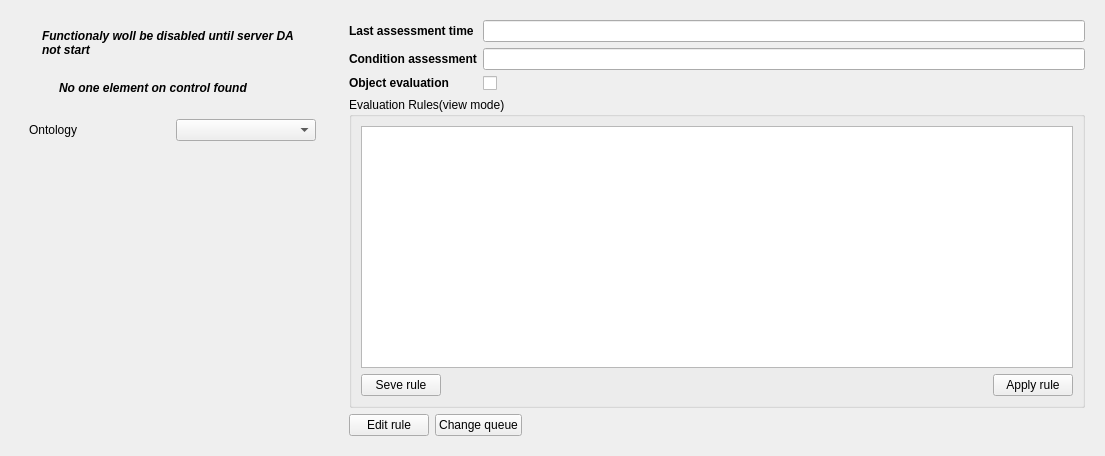
<?xml version="1.0" encoding="UTF-8"?>
<ui version="4.0">
 <class>DAssAdmin</class>
 <widget class="QWidget" name="DAssAdmin">
  <property name="geometry">
   <rect>
    <x>0</x>
    <y>0</y>
    <width>1105</width>
    <height>456</height>
   </rect>
  </property>
  <property name="windowTitle">
   <string>Data assessment</string>
  </property>
  <property name="windowIcon">
   <iconset resource="dassadmin_mod.qrc">
    <normaloff>:/img/data_estimation.png</normaloff>:/img/data_estimation.png</iconset>
  </property>
  <layout class="QHBoxLayout" name="horizontalLayout_5">
   <item>
    <widget class="QWidget" name="w_navigate" native="true">
     <layout class="QVBoxLayout" name="verticalLayout_5" stretch="0,0,1">
      <item>
       <widget class="QWidget" name="w_da_not_active" native="true">
        <layout class="QHBoxLayout" name="horizontalLayout_6">
         <item>
          <widget class="QLabel" name="label_3">
           <property name="maximumSize">
            <size>
             <width>24</width>
             <height>24</height>
            </size>
           </property>
           <property name="text">
            <string/>
           </property>
           <property name="pixmap">
            <pixmap resource="dassadmin_mod.qrc">:/img/new_msg_err.png</pixmap>
           </property>
           <property name="scaledContents">
            <bool>true</bool>
           </property>
          </widget>
         </item>
         <item>
          <widget class="QLabel" name="label_2">
           <property name="font">
            <font>
             <weight>75</weight>
             <italic>true</italic>
             <bold>true</bold>
            </font>
           </property>
           <property name="text">
            <string>Functionaly woll be disabled until server DA not start</string>
           </property>
           <property name="wordWrap">
            <bool>true</bool>
           </property>
          </widget>
         </item>
        </layout>
       </widget>
      </item>
      <item>
       <widget class="QWidget" name="w_navi_not_work" native="true">
        <layout class="QHBoxLayout" name="horizontalLayout_3">
         <item>
          <widget class="QLabel" name="label">
           <property name="maximumSize">
            <size>
             <width>24</width>
             <height>24</height>
            </size>
           </property>
           <property name="text">
            <string/>
           </property>
           <property name="pixmap">
            <pixmap resource="dassadmin_mod.qrc">:/img/new_msg_war.png</pixmap>
           </property>
           <property name="scaledContents">
            <bool>true</bool>
           </property>
          </widget>
         </item>
         <item>
          <widget class="QLabel" name="lbl_not_work">
           <property name="font">
            <font>
             <weight>75</weight>
             <italic>true</italic>
             <bold>true</bold>
            </font>
           </property>
           <property name="text">
            <string>No one element on control found</string>
           </property>
           <property name="wordWrap">
            <bool>true</bool>
           </property>
          </widget>
         </item>
        </layout>
       </widget>
      </item>
      <item>
       <widget class="QWidget" name="w_navi_work" native="true">
        <layout class="QVBoxLayout" name="verticalLayout_3">
         <item>
          <layout class="QHBoxLayout" name="horizontalLayout_4">
           <item>
            <widget class="QLabel" name="l_ontology">
             <property name="text">
              <string>Ontology</string>
             </property>
            </widget>
           </item>
           <item>
            <widget class="OntologyComboBox" name="cmp_ontology"/>
           </item>
          </layout>
         </item>
         <item>
          <layout class="QVBoxLayout" name="vl_credentials"/>
         </item>
         <item>
          <widget class="OntologySearchWidget" name="w_ont_search" native="true"/>
         </item>
        </layout>
       </widget>
      </item>
     </layout>
    </widget>
   </item>
   <item>
    <widget class="CheckSrvConnWidget" name="w_main" native="true">
     <layout class="QVBoxLayout" name="verticalLayout_2">
      <item>
       <layout class="QGridLayout" name="gridLayout">
        <item row="0" column="0">
         <widget class="QLabel" name="l_last_data">
          <property name="text">
           <string>&lt;html&gt;&lt;head/&gt;&lt;body&gt;&lt;p&gt;&lt;span style=&quot; font-weight:600;&quot;&gt;Last assessment time&lt;/span&gt;&lt;/p&gt;&lt;/body&gt;&lt;/html&gt;</string>
          </property>
         </widget>
        </item>
        <item row="0" column="1">
         <widget class="QLineEdit" name="le_last_data">
          <property name="readOnly">
           <bool>true</bool>
          </property>
         </widget>
        </item>
        <item row="1" column="0">
         <widget class="QLabel" name="l_condition">
          <property name="text">
           <string>&lt;html&gt;&lt;head/&gt;&lt;body&gt;&lt;p&gt;&lt;span style=&quot; font-weight:600;&quot;&gt;Condition assessment&lt;/span&gt;&lt;/p&gt;&lt;/body&gt;&lt;/html&gt;</string>
          </property>
         </widget>
        </item>
        <item row="1" column="1">
         <widget class="QLineEdit" name="le_condition">
          <property name="readOnly">
           <bool>true</bool>
          </property>
         </widget>
        </item>
        <item row="2" column="1">
         <widget class="QCheckBox" name="ckb_oe">
          <property name="text">
           <string/>
          </property>
         </widget>
        </item>
        <item row="2" column="0">
         <widget class="QLabel" name="l_oe">
          <property name="text">
           <string>&lt;html&gt;&lt;head/&gt;&lt;body&gt;&lt;p&gt;&lt;span style=&quot; font-weight:600;&quot;&gt;Object evaluation&lt;/span&gt;&lt;/p&gt;&lt;/body&gt;&lt;/html&gt;</string>
          </property>
         </widget>
        </item>
       </layout>
      </item>
      <item>
       <widget class="QGroupBox" name="groupBox">
        <property name="title">
         <string>Evaluation Rules(view mode)</string>
        </property>
        <layout class="QVBoxLayout" name="verticalLayout">
         <item>
          <widget class="JLCEditor" name="script_edit"/>
         </item>
         <item>
          <layout class="QHBoxLayout" name="horizontalLayout_2">
           <item>
            <widget class="QPushButton" name="pbtn_save_rule">
             <property name="text">
              <string>Seve rule</string>
             </property>
            </widget>
           </item>
           <item>
            <spacer name="horizontalSpacer_2">
             <property name="orientation">
              <enum>Qt::Horizontal</enum>
             </property>
             <property name="sizeHint" stdset="0">
              <size>
               <width>40</width>
               <height>20</height>
              </size>
             </property>
            </spacer>
           </item>
           <item>
            <widget class="QPushButton" name="pbtn_apply_script">
             <property name="text">
              <string>Apply rule</string>
             </property>
            </widget>
           </item>
          </layout>
         </item>
        </layout>
       </widget>
      </item>
      <item>
       <layout class="QHBoxLayout" name="horizontalLayout">
        <item>
         <widget class="QPushButton" name="pbtn_edit_script">
          <property name="text">
           <string>Edit rule</string>
          </property>
          <property name="icon">
           <iconset resource="dassadmin_mod.qrc">
            <normaloff>:/img/edit.png</normaloff>:/img/edit.png</iconset>
          </property>
         </widget>
        </item>
        <item>
         <widget class="QPushButton" name="pbtn_change_queue">
          <property name="text">
           <string>Сhange queue</string>
          </property>
         </widget>
        </item>
        <item>
         <spacer name="horizontalSpacer">
          <property name="orientation">
           <enum>Qt::Horizontal</enum>
          </property>
          <property name="sizeHint" stdset="0">
           <size>
            <width>40</width>
            <height>20</height>
           </size>
          </property>
         </spacer>
        </item>
       </layout>
      </item>
     </layout>
    </widget>
   </item>
  </layout>
  <action name="act_rm">
   <property name="icon">
    <iconset resource="dassadmin_mod.qrc">
     <normaloff>:/img/delete.png</normaloff>:/img/delete.png</iconset>
   </property>
   <property name="text">
    <string>Delete item to be rated</string>
   </property>
  </action>
  <action name="act_add">
   <property name="icon">
    <iconset resource="dassadmin_mod.qrc">
     <normaloff>:/img/add.png</normaloff>:/img/add.png</iconset>
   </property>
   <property name="text">
    <string>Add assessment object</string>
   </property>
  </action>
 </widget>
 <customwidgets>
  <customwidget>
   <class>JLCEditor</class>
   <extends>QTextEdit</extends>
   <header>JLCEditor.h</header>
  </customwidget>
  <customwidget>
   <class>OntologyComboBox</class>
   <extends>QComboBox</extends>
   <header>../DAssAdmin.h</header>
  </customwidget>
  <customwidget>
   <class>OntologySearchWidget</class>
   <extends>QWidget</extends>
   <header>/usr/local/include/nii-rubin/libds/utils/ont_search/OntologySearchWidget.h</header>
   <container>1</container>
   <slots>
    <signal>needShowObject(QString)</signal>
    <signal>needShowObjectData(QString)</signal>
   </slots>
  </customwidget>
  <customwidget>
   <class>CheckSrvConnWidget</class>
   <extends>QWidget</extends>
   <header>CheckSrvConnWidget.h</header>
   <container>1</container>
  </customwidget>
 </customwidgets>
 <resources>
  <include location="dassadmin_mod.qrc"/>
 </resources>
 <connections>
  <connection>
   <sender>pbtn_edit_script</sender>
   <signal>clicked(bool)</signal>
   <receiver>DAssAdmin</receiver>
   <slot>onClicked(bool)</slot>
   <hints>
    <hint type="sourcelabel">
     <x>338</x>
     <y>581</y>
    </hint>
    <hint type="destinationlabel">
     <x>396</x>
     <y>306</y>
    </hint>
   </hints>
  </connection>
  <connection>
   <sender>pbtn_change_queue</sender>
   <signal>clicked(bool)</signal>
   <receiver>DAssAdmin</receiver>
   <slot>onClicked(bool)</slot>
   <hints>
    <hint type="sourcelabel">
     <x>437</x>
     <y>581</y>
    </hint>
    <hint type="destinationlabel">
     <x>396</x>
     <y>306</y>
    </hint>
   </hints>
  </connection>
  <connection>
   <sender>pbtn_apply_script</sender>
   <signal>clicked(bool)</signal>
   <receiver>DAssAdmin</receiver>
   <slot>onClicked(bool)</slot>
   <hints>
    <hint type="sourcelabel">
     <x>725</x>
     <y>531</y>
    </hint>
    <hint type="destinationlabel">
     <x>396</x>
     <y>306</y>
    </hint>
   </hints>
  </connection>
  <connection>
   <sender>pbtn_save_rule</sender>
   <signal>clicked(bool)</signal>
   <receiver>DAssAdmin</receiver>
   <slot>onClicked(bool)</slot>
   <hints>
    <hint type="sourcelabel">
     <x>486</x>
     <y>383</y>
    </hint>
    <hint type="destinationlabel">
     <x>424</x>
     <y>232</y>
    </hint>
   </hints>
  </connection>
  <connection>
   <sender>act_rm</sender>
   <signal>triggered()</signal>
   <receiver>DAssAdmin</receiver>
   <slot>onTrigger()</slot>
   <hints>
    <hint type="sourcelabel">
     <x>-1</x>
     <y>-1</y>
    </hint>
    <hint type="destinationlabel">
     <x>424</x>
     <y>232</y>
    </hint>
   </hints>
  </connection>
  <connection>
   <sender>act_add</sender>
   <signal>triggered()</signal>
   <receiver>DAssAdmin</receiver>
   <slot>onTrigger()</slot>
   <hints>
    <hint type="sourcelabel">
     <x>-1</x>
     <y>-1</y>
    </hint>
    <hint type="destinationlabel">
     <x>424</x>
     <y>232</y>
    </hint>
   </hints>
  </connection>
  <connection>
   <sender>w_ont_search</sender>
   <signal>needShowObject(QString)</signal>
   <receiver>DAssAdmin</receiver>
   <slot>onShowObject(QString)</slot>
   <hints>
    <hint type="sourcelabel">
     <x>91</x>
     <y>378</y>
    </hint>
    <hint type="destinationlabel">
     <x>552</x>
     <y>227</y>
    </hint>
   </hints>
  </connection>
  <connection>
   <sender>w_ont_search</sender>
   <signal>needShowObjectData(QString)</signal>
   <receiver>DAssAdmin</receiver>
   <slot>onShowObjectData(QString)</slot>
   <hints>
    <hint type="sourcelabel">
     <x>91</x>
     <y>378</y>
    </hint>
    <hint type="destinationlabel">
     <x>552</x>
     <y>227</y>
    </hint>
   </hints>
  </connection>
 </connections>
 <slots>
  <slot>onClicked(bool)</slot>
  <slot>onTextEdited(QString)</slot>
  <slot>onItemPressed(QTreeWidgetItem,int)</slot>
  <slot>onTrigger()</slot>
  <slot>onShowObjectData(QString)</slot>
  <slot>onShowObject(QString)</slot>
 </slots>
</ui>
